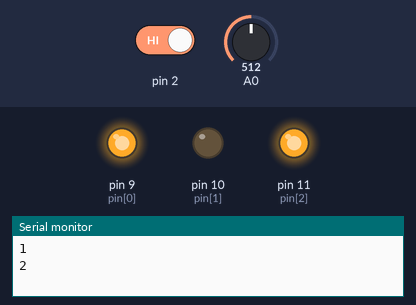
Simulated run of this sketch. Board: Arduino Uno, built with avr-gcc and run on an emulated ATmega328P. Parts: output pins drawn as LEDs (lit = HIGH), the last lines printed to the serial monitor. Dashed ring = blinking. Inputs (shaded band) come from the test bench; at power-on: A0 = 512, pin 2 HIGH.

Above: at 1.2 s.
1.3 s: A0 set to 0
4.3 s: pin 2 driven LOW
5.8 s: pin 2 driven HIGH
At 7.0 s:
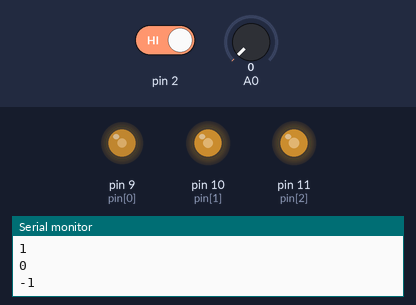
7.3 s: A0 set to 122
At 7.48 s:
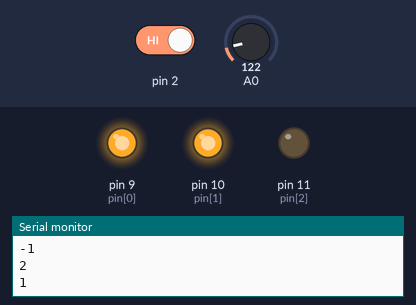
At 7.85 s:
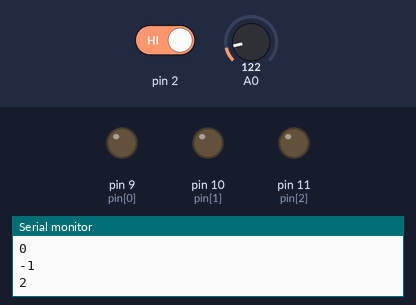
10.3 s: A0 set to 900
12.6 s: A0 set to 716
At 13.2 s:
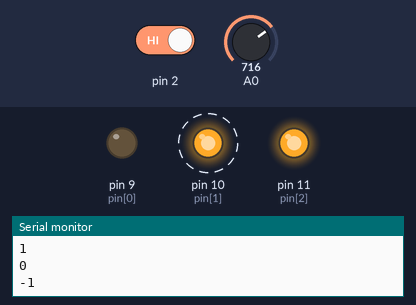
Timing chart, 0 to 16.6 s (numbered marks = the images above; inputs shaded):
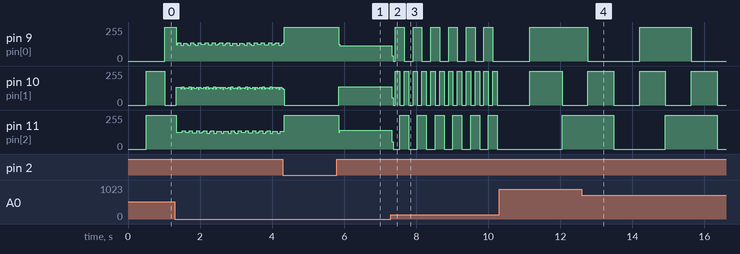

Measured:
- after the input at 5.8 s, pin 9 (pin[0]): 255/255 → 116/255 at once; pin 10 (pin[1]): 0/255 → 138/255 at once; pin 11 (pin[2]): 255/255 → 140/255 at once
- after the input at 7.3 s, pin 10 (pin[1]): 138/255 → 53/255 at once, then moves between 0/255 and 255/255, repeating every 0.74 s; pin 11 (pin[2]): 140/255 → 53/255 at once, then moves between 0/255 and 255/255, repeating every 0.98 s

The sketch:

10.8.ino
```cpp
const int pin[3] = {9,10,11};
unsigned int blinkTimer = 0;
unsigned int previousBlinkTime = 0;
int blinkDelay = 1000;
int led = 0;
int d = 1;
void setup() {
  // put your setup code here, to run once:
  for(int i=0;i<3;i++){
    pinMode(pin[i], OUTPUT);
  }
  pinMode(2, INPUT);
  Serial.begin(9600);
}

void loop() {
  // put your main code here, to run repeatedly:
  blinkTimer = millis();
  blinkDelay = analogRead(A0);
  if(digitalRead(2) == 0){
    delay(50);
    if(digitalRead(2) == 0){
      d *= -1;
      Serial.println(d);
      while(digitalRead(2)==0);
    }
  }
  if(blinkTimer > previousBlinkTime + blinkDelay){
    for(int i=0;i<3;i++){
      digitalWrite(pin[i], 1);
    }
    if(led >= 3){
      for(int i=0;i<3;i++){
        digitalWrite(pin[i], 0);
      }
      led=0;
    }
    else if(led < 0){
      for(int i=0;i<3;i++){
        digitalWrite(pin[i], 0);
      }
      led = 2;
    }
    else{
      digitalWrite(pin[led], 0);
      led+=d;
    }
    Serial.println(led);
    previousBlinkTime = blinkTimer;
  }
}
```
